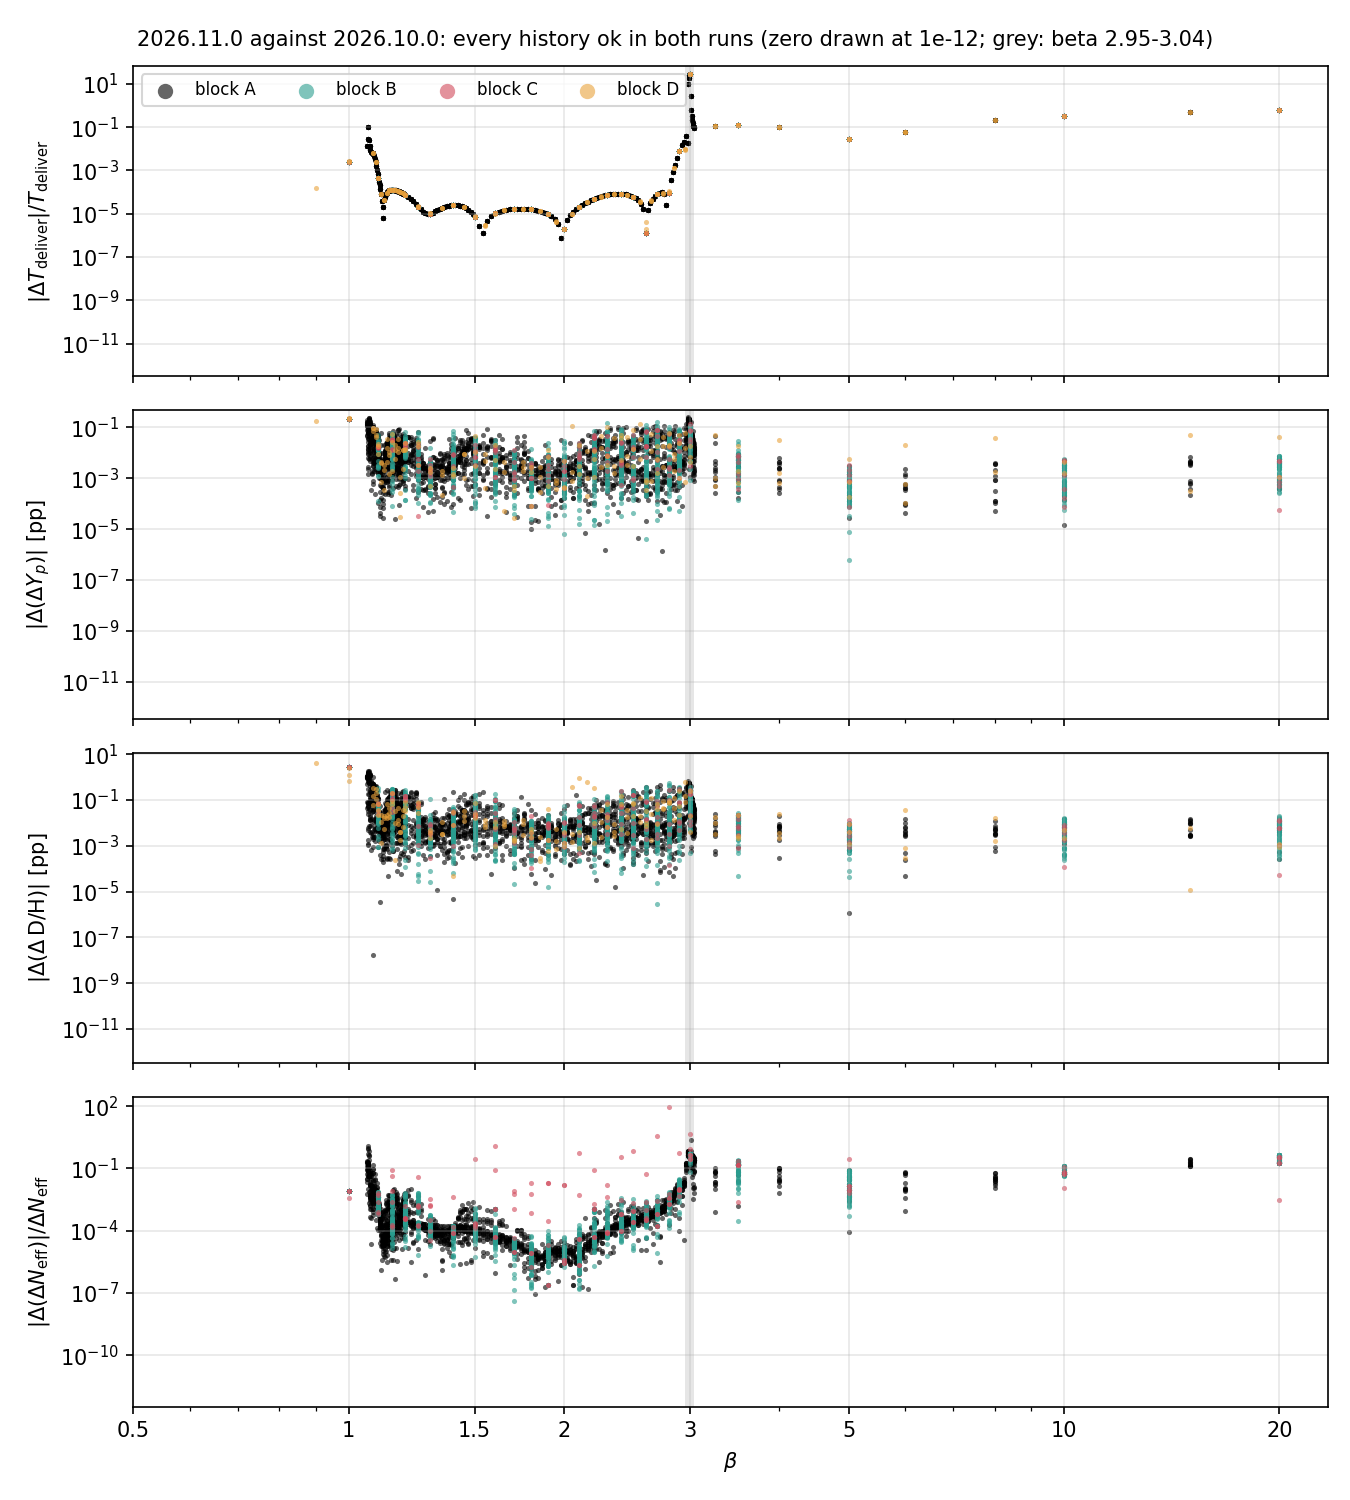

Reproduce this figure in Python.
"""
What moved between the 2026.10.0 and 2026.11.0 science runs (PLAN.md P5): the main store's histories, joined on
(M, beta, row), where a row is the drain law and its strength (alpha for the fixed law, A for the one-loop law).
Measurements, not bounds: nothing here is tested against a threshold.

    ./venv/bin/python science-runs/2026-11-13-science-2026.11.0/changes/changes.py

Reads:
  - ../fig6/inputs/histories.csv, this run's plot_by_beta.py export of the main store;
  - ../../2026-11-08-science-2026.10.0/fig6/inputs/histories.csv, the same export of 2026.10.0's;
  - ../../../.documents/electroweak-eos/effect/out/effect.csv, electroweak-eos prompt 02's 48 histories built on the
    old and the new table (its verification section 2.4.5), to set this run beside them.
The export's marker rows ("no ScalarHistory row in the store") are set aside. Needs no Ray and no store.

Writes beside this file:
  - changes.csv: one row per (M, beta, row) in either run, with each run's status and delivery class and, for each
    observable, old, new, new - old and (new - old)/|old|;
  - changes.txt: the histories whose status or delivery class changed; by block, the largest and median |new - old| of
    each observable over the histories with a value in both runs, at the electroweak edge and away from it; the same
    in Figure 6's units; and this run against electroweak-eos's new side for its 48 histories;
  - changes.pdf, changes.png: |new - old| of T_deliver (relative), Delta Y_p and Delta(D/H) (percentage points of the
    baseline) and Delta N_eff today (relative) against beta, each block in its own colour;
  - changes.provenance.json: the script's and the inputs' SHA-256, the git commit and whether the tree was dirty, and
    the counts.

The delivery class is a label, not a test: "not at the wall" below 10 MeV (Figure 6's beige region), "QCD" from
10 MeV to 10 GeV (deliveries of about 1-2 GeV), "EW" above 10 GeV (about 20-65 GeV), the 10 GeV split being
electroweak-eos verification section 2.4.5's.
"""

import hashlib
import json
import subprocess
from pathlib import Path

import matplotlib

matplotlib.use("Agg")
import matplotlib.pyplot as plt
import numpy as np
import pandas as pd

HERE = Path(__file__).resolve().parent
NEW = HERE.parent / "fig6" / "inputs" / "histories.csv"
OLD = (
    HERE.parent.parent
    / "2026-11-08-science-2026.10.0"
    / "fig6"
    / "inputs"
    / "histories.csv"
)
EFFECT = (
    HERE.parent.parent.parent
    / ".documents"
    / "electroweak-eos"
    / "effect"
    / "out"
    / "effect.csv"
)

KEY = ["M_Mp", "beta", "drain_model", "alpha"]
OBSERVABLES = [
    "T_deliver_GeV",
    "Yp_BBN",
    "D_over_H",
    "delta_Yp",
    "delta_D_over_H",
    "Delta_N_eff_today",
    "Delta_N_eff_1MeV",
    "parking_T_GeV",
    "log_R_first_impact",
    "reflections",
    "tuning_iterations",
]
T_WALL_GEV = 1e-2
T_EW_GEV = 10.0
EDGE = (
    2.95,
    3.04,
)  # the dense grid's fine segment, where the electroweak capture moved
BLOCK_COLOUR = {"A": "black", "B": "#2a9d8f", "C": "#d1495b", "D": "#e9a23b"}


def sha256(path: Path) -> str:
    return hashlib.sha256(path.read_bytes()).hexdigest()


def git(*args) -> str:
    return subprocess.run(
        ["git", *args], cwd=HERE, capture_output=True, text=True, check=True
    ).stdout.strip()


def block(M: float) -> str:
    if np.isclose(M, 4e-31, rtol=1e-9, atol=0.0):
        return "A"
    if M in (1e-15, 1e-12):
        return "C"
    if M in (1e-3, 0.1, 0.5):
        return "D"
    return "B"


def row_name(dm: str, a: float) -> str:
    return f"alpha={a:g}" if dm == "fixed" else f"A={a:g}"


def load(path: Path) -> pd.DataFrame:
    H = pd.read_csv(path, low_memory=False)
    H = H[~H.failure_reasons.fillna("").str.startswith("no ScalarHistory")].copy()
    ok = H.failure_reasons.isna() & H.Yp_BBN.notna()
    H["status"] = np.where(
        ok,
        "ok",
        "failed: "
        + H.failure_reasons.fillna("no BBN result")
        .str.split()
        .str[:3]
        .str.join(" ")
        .str.replace(r"=.*$", "", regex=True),
    )
    T = H.T_deliver_GeV
    H["delivery"] = np.select(
        [T.isna(), T < T_WALL_GEV, T < T_EW_GEV],
        ["none", "not at the wall", "QCD"],
        default="EW",
    )
    return H.set_index(KEY)[["status", "delivery", "failure_reasons", *OBSERVABLES]]


def edge(beta) -> np.ndarray:
    b = np.asarray(beta)
    return (b >= EDGE[0] - 1e-9) & (b <= EDGE[1] + 1e-9)


def main():
    old, new = load(OLD), load(NEW)
    J = old.join(new, how="outer", lsuffix="_old", rsuffix="_new")
    J = J.reset_index()
    J["block"] = J.M_Mp.map(block)
    J["row"] = [row_name(d, a) for d, a in zip(J.drain_model, J.alpha)]
    J["status_old"] = J.status_old.fillna("not in the run")
    J["status_new"] = J.status_new.fillna("not in the run")
    for c in OBSERVABLES:
        J[f"{c}_diff"] = J[f"{c}_new"] - J[f"{c}_old"]
        J[f"{c}_rel"] = J[f"{c}_diff"] / J[f"{c}_old"].abs().replace(0.0, np.nan)
    cols = ["block", "M_Mp", "beta", "row", "drain_model", "alpha"]
    cols += ["status_old", "status_new", "delivery_old", "delivery_new"]
    for c in OBSERVABLES:
        cols += [f"{c}_old", f"{c}_new", f"{c}_diff", f"{c}_rel"]
    J = J.sort_values(["block", "M_Mp", "drain_model", "alpha", "beta"])
    J[cols].to_csv(HERE / "changes.csv", index=False)

    out = []
    p = out.append
    both = J[(J.status_old == "ok") & (J.status_new == "ok")]
    p(
        "What moved between 2026.10.0 and 2026.11.0, the main store, joined on (M, beta, row)"
    )
    p(
        f"  histories: 2026.10.0 {int((J.status_old != 'not in the run').sum())}, "
        f"2026.11.0 {int((J.status_new != 'not in the run').sum())}, "
        f"ok in both {len(both)}"
    )
    p("")

    p("Status changed (either run failed, and not the same way):")
    st = J[J.status_old != J.status_new]
    counts = {}
    for _, r in st.iterrows():
        k = (r.status_old, r.status_new)
        if r.status_old == "not in the run":
            counts.setdefault(("new history", r.status_new), []).append(r)
            continue
        p(
            f"  {r.block} M={r.M_Mp:g} beta={r.beta:g} {r.row}: {r.status_old} -> {r.status_new}"
        )
    for (a, b), rs in counts.items():
        betas = sorted({r.beta for r in rs})
        p(
            f"  {len(rs)} histories new in 2026.11.0 ({b}): beta {', '.join(f'{x:g}' for x in betas)}"
        )
    p("")

    p(
        f"Delivery class changed (T_deliver across {T_WALL_GEV:g} GeV or {T_EW_GEV:g} GeV):"
    )
    dc = J[
        (J.delivery_old.notna())
        & (J.delivery_new.notna())
        & (J.delivery_old != J.delivery_new)
    ]
    grp = dc.groupby(["block", "beta", "delivery_old", "delivery_new"])
    for (b, beta, d0, d1), g in grp:
        Ms = sorted(set(g.M_Mp), reverse=True)
        p(
            f"  {b} beta={beta:g}: {d0} -> {d1}, {len(g)} histories (M {', '.join(f'{m:g}' for m in Ms)}; "
            f"rows {', '.join(sorted(set(g.row)))}); T_deliver {g.T_deliver_GeV_old.min():.4g}-"
            f"{g.T_deliver_GeV_old.max():.4g} -> {g.T_deliver_GeV_new.min():.4g}-{g.T_deliver_GeV_new.max():.4g} GeV"
        )
    p("")

    def table(S, title):
        p(title)
        p(
            "  observable: largest |new - old| / median, by block (relative where marked)"
        )
        for c, kind in [
            ("T_deliver_GeV", "rel"),
            ("delta_Yp", "pp"),
            ("delta_D_over_H", "pp"),
            ("Delta_N_eff_today", "abs"),
            ("Delta_N_eff_today", "rel"),
            ("Delta_N_eff_1MeV", "rel"),
            ("parking_T_GeV", "rel"),
            ("log_R_first_impact", "abs"),
            ("reflections", "abs"),
            ("tuning_iterations", "abs"),
        ]:
            cells = []
            for b in "ABCD":
                g = S[S.block == b]
                v = g[f"{c}_rel"] if kind == "rel" else g[f"{c}_diff"]
                v = (100 * v if kind == "pp" else v).abs().dropna()
                if len(v):
                    w = g.loc[v.idxmax()]
                    cells.append(
                        f"{b} {v.max():.3g}/{v.median():.3g} (n={len(v)}; largest at "
                        f"M={w.M_Mp:g} beta={w.beta:g} {w.row})"
                    )
                else:
                    cells.append(f"{b} -")
            p(f"  {c} ({kind}): " + "; ".join(cells))
        p("")

    table(
        both[edge(both.beta)],
        f"At the edge (beta {EDGE[0]}-{EDGE[1]}), ok in both runs:",
    )
    table(both[~edge(both.beta)], "Away from the edge, ok in both runs:")

    p(
        "Figure 6's tests (|dY_p| > 2.449 pp, |d(D/H)| > 2.374 pp, Delta N_eff today > 0.30), ok in both runs:"
    )
    tol = {"delta_Yp": 2 * 0.003 / 0.245, "delta_D_over_H": 2 * 0.030 / 2.527}

    def excluded(s):
        return (
            (both[f"delta_Yp_{s}"].abs() > tol["delta_Yp"])
            | (both[f"delta_D_over_H_{s}"].abs() > tol["delta_D_over_H"])
            | (both[f"Delta_N_eff_today_{s}"] > 0.30)
        )

    eo, en = excluded("old"), excluded("new")
    flips = both[eo != en]
    for b in "ABCD":
        f = flips[flips.block == b]
        p(
            f"  {b}: {int(eo[both.block == b].sum())} excluded in 2026.10.0, {int(en[both.block == b].sum())} in "
            f"2026.11.0; {int((~eo & en)[both.block == b].sum())} become excluded, "
            f"{int((eo & ~en)[both.block == b].sum())} cease to be"
        )
        for _, r in f.iterrows():
            p(
                f"      M={r.M_Mp:g} beta={r.beta:g} {r.row}: dY_p {100 * r.delta_Yp_old:.3f} -> {100 * r.delta_Yp_new:.3f}, "
                f"d(D/H) {100 * r.delta_D_over_H_old:.3f} -> {100 * r.delta_D_over_H_new:.3f}, "
                f"DNeff {r.Delta_N_eff_today_old:.3g} -> {r.Delta_N_eff_today_new:.3g}"
            )
    p("")

    # beside electroweak-eos verification section 2.4.5
    E = pd.read_csv(EFFECT)
    E["drain_model"] = E.drain_model.fillna("fixed")
    Ei = E.set_index(KEY)
    Ni = new.copy()
    common = Ei.index.intersection(Ni.index)
    p(
        f"This run against electroweak-eos 02's new side, its {len(E)} histories ({len(common)} matched; "
        "the rest are not at an M of the main store):"
    )
    agree = {}
    for c in OBSERVABLES:
        if f"{c}_new" not in Ei.columns:
            continue
        a = Ei.loc[common, f"{c}_new"].astype(float)
        b = Ni.loc[common, c].astype(float)
        d = (b - a).abs() / a.abs().replace(0.0, np.nan)
        same = int(((a == b) | (a.isna() & b.isna())).sum())
        agree[c] = {
            "identical": same,
            "max_rel": None if d.dropna().empty else float(d.max()),
        }
        p(
            f"  {c}: identical in {same} of {len(common)}; largest relative difference "
            f"{'-' if d.dropna().empty else f'{d.max():.3g}'}"
        )
    p("")
    (HERE / "changes.txt").write_text("\n".join(out) + "\n")

    # the figure
    rows = [
        ("T_deliver_GeV_rel", r"$|\Delta T_{\rm deliver}| / T_{\rm deliver}$", 1.0),
        ("delta_Yp_diff", r"$|\Delta(\Delta Y_p)|$ [pp]", 100.0),
        ("delta_D_over_H_diff", r"$|\Delta(\Delta\,\mathrm{D/H})|$ [pp]", 100.0),
        (
            "Delta_N_eff_today_rel",
            r"$|\Delta(\Delta N_{\rm eff})| / \Delta N_{\rm eff}$",
            1.0,
        ),
    ]
    floor = 1e-12
    fig, axes = plt.subplots(len(rows), 1, figsize=(9.0, 10.0), sharex=True)
    for A, (c, label, scale) in zip(axes, rows):
        for b, colour in BLOCK_COLOUR.items():
            g = both[both.block == b]
            y = (scale * g[c]).abs().clip(lower=floor)
            A.scatter(g.beta, y, s=6, color=colour, alpha=0.6, lw=0, label=f"block {b}")
        A.set_yscale("log")
        A.set_ylim(floor / 3, None)
        A.axvspan(*EDGE, color="0.9", zorder=0, lw=0)
        A.set_ylabel(label)
        A.grid(alpha=0.3)
    axes[0].legend(loc="upper left", fontsize=8, markerscale=3, ncol=4)
    axes[-1].set_xscale("log")
    axes[-1].set_xlabel(r"$\beta$")
    axes[-1].set_xticks([0.5, 1, 1.5, 2, 3, 5, 10, 20])
    axes[-1].set_xticklabels(["0.5", "1", "1.5", "2", "3", "5", "10", "20"])
    fig.suptitle(
        "2026.11.0 against 2026.10.0: every history ok in both runs "
        f"(zero drawn at {floor:g}; grey: beta {EDGE[0]}-{EDGE[1]})",
        fontsize=10,
    )
    fig.tight_layout()
    head = git("rev-parse", "HEAD")
    dirty = bool(git("status", "--porcelain"))
    meta = {
        "Title": "What moved, 2026.11.0 against 2026.10.0",
        "Subject": f"git {head}{' (dirty)' if dirty else ''}",
    }
    fig.savefig(HERE / "changes.pdf", metadata=meta)
    fig.savefig(HERE / "changes.png", dpi=150)

    provenance = {
        "script": "changes.py",
        "script_sha256": sha256(Path(__file__)),
        "git_head": head,
        "git_dirty": dirty,
        "inputs": {
            "new": {"path": "../fig6/inputs/histories.csv", "sha256": sha256(NEW)},
            "old": {
                "path": "../../2026-11-08-science-2026.10.0/fig6/inputs/histories.csv",
                "sha256": sha256(OLD),
            },
            "effect": {
                "path": "../../../.documents/electroweak-eos/effect/out/effect.csv",
                "sha256": sha256(EFFECT),
            },
        },
        "histories_ok_in_both": int(len(both)),
        "status_changed": int((st.status_old != "not in the run").sum()),
        "delivery_class_changed": int(len(dc)),
        "figure6_tests_flips": {
            b: {
                "become_excluded": int((~eo & en)[both.block == b].sum()),
                "cease_to_be": int((eo & ~en)[both.block == b].sum()),
            }
            for b in "ABCD"
        },
        "beside_electroweak_eos": agree,
    }
    (HERE / "changes.provenance.json").write_text(
        json.dumps(provenance, indent=2) + "\n"
    )


if __name__ == "__main__":
    main()
